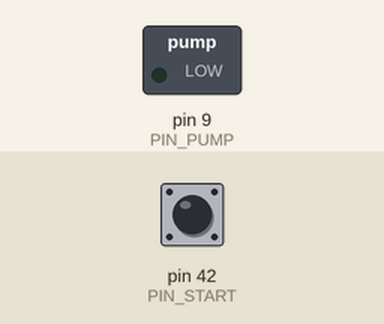
Simulated run of this sketch. Board: Arduino Mega 2560, built with avr-gcc and run on an emulated ATmega2560. Parts: switched loads named in the sketch (green lamp = pin HIGH). The inputs (shaded band) are chosen by the test bench; at power-on: pin 42 (PIN_START) HIGH.

Above: at 1.2 s.
1.3 s: pin 42 (PIN_START) pulled LOW for 0.15 s
At 1.37 s:
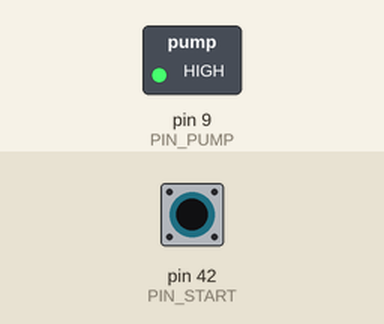
2.9 s: pin 42 (PIN_START) pulled LOW for 3.2 s
At 7.0 s:
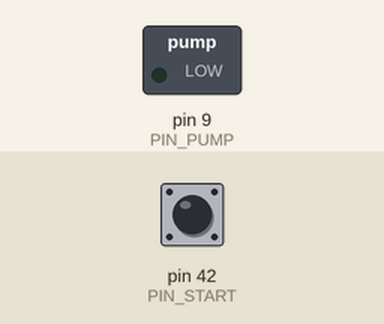
Timing chart, 0 to 8.5 s (numbered marks = the images above; inputs shaded):
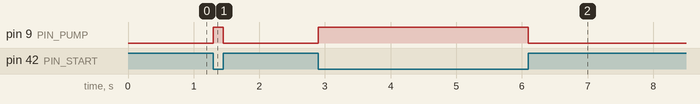

Measured:
- after the input at 1.3 s, pin 9 (PIN_PUMP): LOW → HIGH at once, → LOW 0.15 s later
- after the input at 2.9 s, pin 9 (PIN_PUMP): LOW → HIGH at once, → LOW 3.2 s later

The sketch:

calibrate-pump.ino
```cpp
#define PIN_PUMP 9
#define PIN_START 42

void setup () {
  pinMode(PIN_PUMP, OUTPUT);
  pinMode(PIN_START, INPUT_PULLUP);
}

void loop() {
  if (digitalRead(PIN_START) == LOW) {
    digitalWrite(PIN_PUMP, HIGH);
  } else {
    digitalWrite(PIN_PUMP, LOW);
  }
}
```
